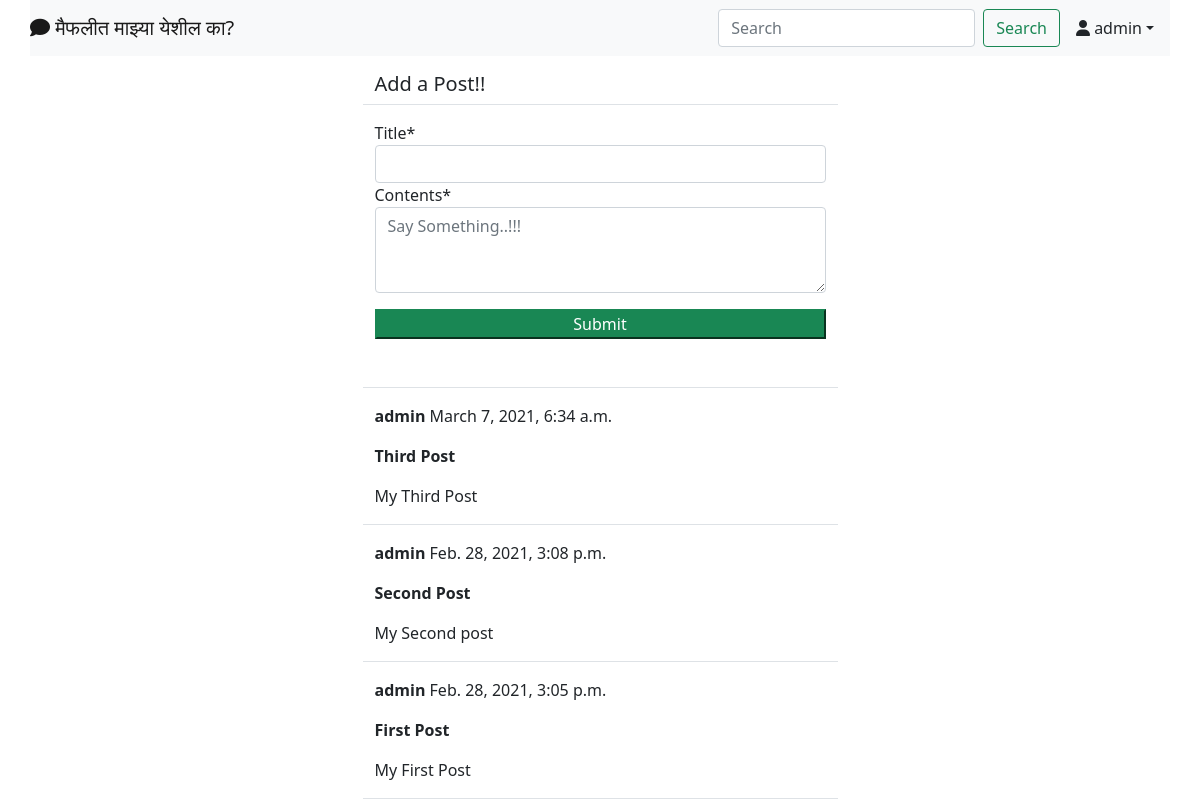
Page /blog/ (signed in) on the earlier database version.
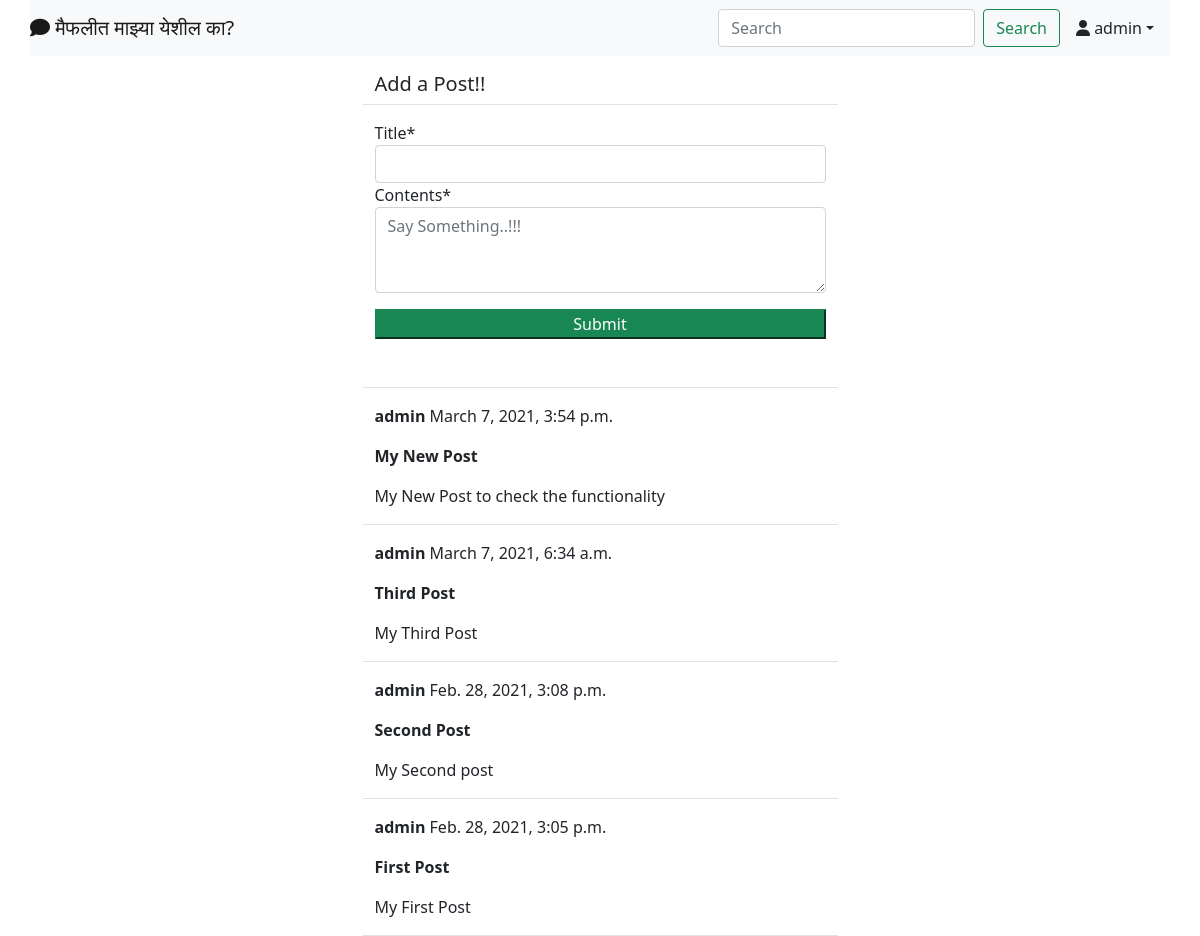
Same page on the later database version.
### blog/models.py (models this page shows, shortened)
class Post(models.Model):
    title = models.CharField(max_length=255)
    contents = models.TextField()
    author = models.ForeignKey(User,on_delete=models.CASCADE)
    timeStamp = models.DateTimeField(default=timezone.now)

### blog/views.py (the view, shortened to what this page needs)
# urls.py: path('', PostListView.as_view(), name='post-list'),
class PostListView(LoginRequiredMixin, View):
    def get(self, request, *args, **kwargs):
        post = Post.objects.all().order_by('-timeStamp')
        form = PostForm()
        context = {
            'post_list': post,
            'form': form,
        }
        return render (request, 'blog/post_list.html', context)

### blog/forms.py
class PostForm(forms.ModelForm):
    contents = forms.CharField(
        widget=forms.Textarea (attrs={
            'rows': '3',
            'placeholder': 'Say Something..!!!',
        }))
    class Meta:
        model = Post
        fields = ['title', 'contents']

### blog/templates/blog/post_list.html (shortened to what this page needs)
{% extends 'landing/base.html' %}
{% load crispy_forms_tags %}
{% block content %}
<div class="container">
    <div class="row justify-content-center mt-3">
        <div class="col-md-5 col-sm-12 border-bottom">
            <h5>Add a Post!!</h5>
        </div>
    </div>
    <div class="row justify-content-center mt-3">
        <div class="col-md-5 col-sm-12 border-bottom">
            <form method="POST">
                {{form|crispy}}
                <div class="d-grid gap-2">
                    <button class="btb btn-success mt-3 mb-5">Submit</button>
                </div>
            </form>
        </div>
    </div>
{% for post in post_list %}
    <div class="row justify-content-center mt-3">
        <div class="col-md-5 col-sm-12 border-bottom position-relative">
            <p><strong>{{post.author}} </strong>{{post.timeStamp}}</p>
            <p><strong>{{post.title}}</strong></p>
            <p>{{post.contents}}</p>
        </div>
    </div>
{% endfor %}
</div>
{% endblock content %}

Differences in the rows shown:
added Post: author "admin", timeStamp "March 7, 2021, 3:54 p.m.", title "My New Post", contents "My New Post to check the functionality"
